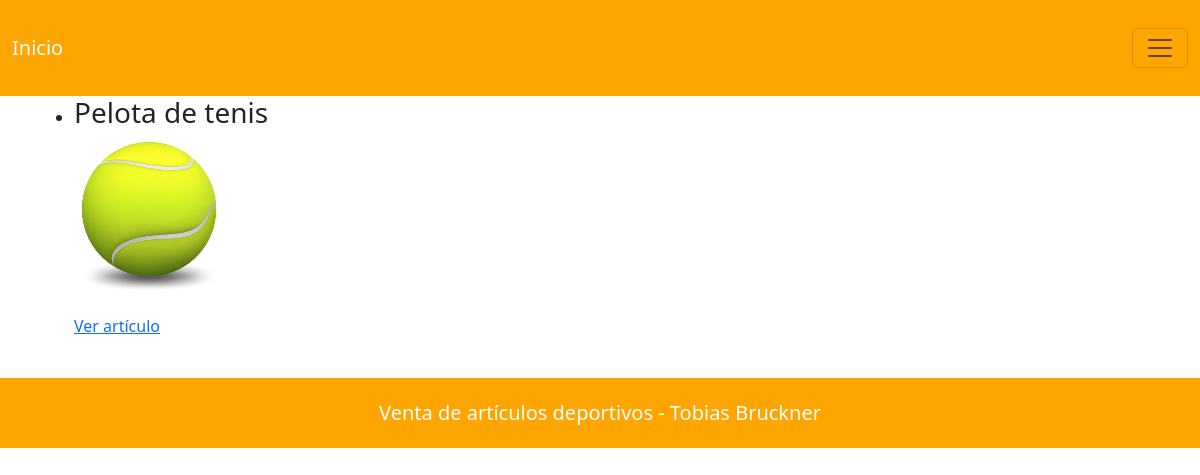
/pages/deportes.php?id=3, run on the app's committed database.
### tables this page shows
CREATE TABLE `articulos` (
  `id_articulo` int(11) NOT NULL,
  `titulo` varchar(90) DEFAULT NULL,
  `cuerpo` text DEFAULT NULL,
  `fecha_creacion` date DEFAULT NULL,
  `fecha_actualizacion` date DEFAULT NULL,
  `imagen` varchar(30) DEFAULT NULL,
  `fk_deporte` int(11) NOT NULL,
  `fk_usuario` int(11) NOT NULL
);

### pages/deportes.php (the view, shortened to what this page needs)
<?php
include_once("../components/header.php");
if($con!=NULL){
    if(isset($_GET['id'])){
      $id = $_GET['id'];
    $consulta_dos = "SELECT * FROM articulos WHERE fk_deporte='$id'";
    $resultado_dos = mysqli_query($con,$consulta_dos);
    if($resultado_dos!=NULL){
        print "<ul>";
        while($filas = mysqli_fetch_array($resultado_dos)){
         print "<li>
         <h3>$filas[titulo]</h3>
         <figure>
               <img src=../imgs/$filas[imagen] width=150>
         </figure>
         <a href=articulos.php?id=$filas[id_articulo]>Ver artículo</a></li>";
        }
        print "</ul>";
    }
}
}else{
    print "<h1>Algo se rompió!!!</h1>";
}
include_once("../components/footer.php");
?>

### data on the page
articulos: titulo "Pelota de tenis", imagen (picture)
